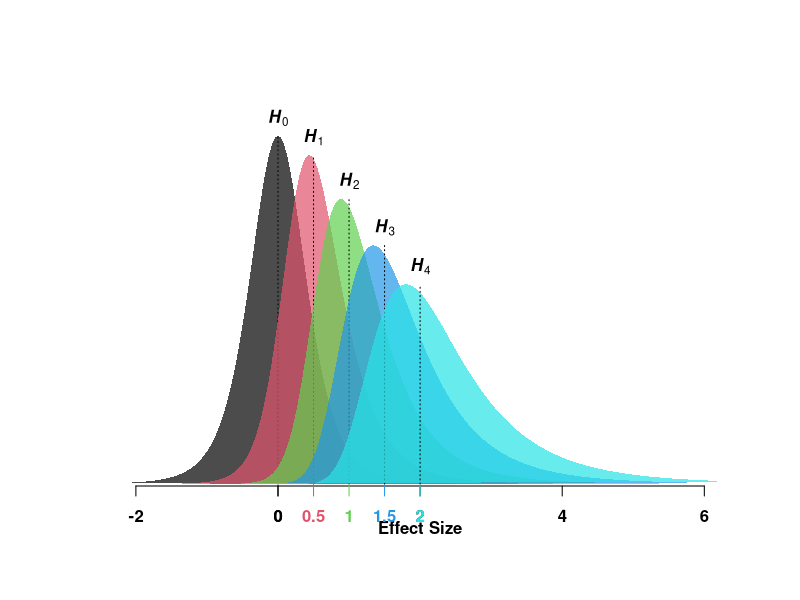

Here is the R script that generated this plot:

d.overlap = function(n1, n2 = NA, d){
  
  options(warn = -1)
    N = ifelse(is.na(n2), n1, (n1 * n2)/(n1 + n2))
   df = ifelse(is.na(n2), n1 - 1, (n1 + n2) - 2)
 d.SE = 1/sqrt(N)  ; ncp.min = min(d)*sqrt(N) ;  ncp.max = max(d)*sqrt(N)
  
min.d = d.SE*qt(1e-3, df, ncp.min)  ;  max.d = d.SE*qt(0.99, df, ncp.max)
  
  par(mar = c(5.1, 4.1, 6.1, 2.1))
    
for(i in 1:length(d)){
      
H = curve( dt(x*sqrt(N), df, d[i]*sqrt(N))*sqrt(N), min.d, max.d, n = 1e3, xlab = "Effect Size", 
           ylab = NA, las = 1, font = 2, lwd = 2, ty = "n", font.lab = 2, add = i != 1, 
          bty = "n", yaxt = "n", mgp = c(1, .4, -.6))
      
polygon(H, col = adjustcolor(i, .7), border = NA)
      
text(d[i], max(H$y), bquote(bolditalic(H[.(i-1)])), pos = 3, xpd = TRUE)

axis(1, at = d[i], col = i, col.axis = i, mgp = c(1, .4, -.6), font = 2)

segments(d[i], 0, d[i], max(H$y), lty = 3)
 
   }

}

d.overlap(n1 = 6, d = seq(0, 2, .5))
